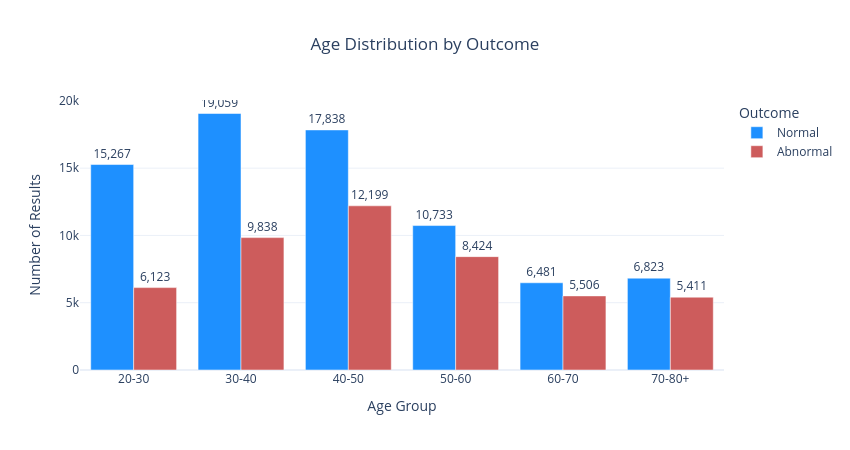

This figure's notebook cell:
### Code cell
age_plot = age_outcome.reset_index().melt(
    id_vars='Age Bracket',
    var_name='Outcome',
    value_name='Count'
)

fig = px.bar(
    age_plot,
    x='Age Bracket',
    y='Count',
    color='Outcome',
    barmode='group',
    text='Count',
    color_discrete_map={
        'Normal': 'dodgerblue',
        'Abnormal': 'indianred'
    },
    title='Age Distribution by Outcome'
)

fig.update_traces(
    textposition='outside',
    texttemplate='%{y:,}'
)

fig.update_layout(
    template='plotly_white',
    width=850,
    height=450,
    title_x=0.5,
    xaxis_title='Age Group',
    yaxis_title='Number of Results',
    uniformtext_minsize=8,
    uniformtext_mode='hide'
)

fig.show()

### Figure 1 — Plotly figure (JSON) as saved in the notebook; plotly's stock layout.template omitted (floating-point values rounded to 4 significant figures)
{"data": [{"alignmentgroup": "True", "hovertemplate": "Outcome=Normal<br>Age Bracket=%{x}<br>Count=%{text}<extra></extra>", "legendgroup": "Normal", "marker": {"color": "dodgerblue", "pattern": {"shape": ""}}, "name": "Normal", "offsetgroup": "Normal", "orientation": "v", "showlegend": true, "text": [15267, 19059, 17838, 10733, 6481, 6823], "textposition": "outside", "texttemplate": "%{y:,}", "type": "bar", "x": ["20-30", "30-40", "40-50", "50-60", "60-70", "70-80+"], "xaxis": "x", "y": [15267, 19059, 17838, 10733, 6481, 6823], "yaxis": "y"}, {"alignmentgroup": "True", "hovertemplate": "Outcome=Abnormal<br>Age Bracket=%{x}<br>Count=%{text}<extra></extra>", "legendgroup": "Abnormal", "marker": {"color": "indianred", "pattern": {"shape": ""}}, "name": "Abnormal", "offsetgroup": "Abnormal", "orientation": "v", "showlegend": true, "text": [6123, 9838, 12199, 8424, 5506, 5411], "textposition": "outside", "texttemplate": "%{y:,}", "type": "bar", "x": ["20-30", "30-40", "40-50", "50-60", "60-70", "70-80+"], "xaxis": "x", "y": [6123, 9838, 12199, 8424, 5506, 5411], "yaxis": "y"}], "layout": {"barmode": "group", "height": 450, "legend": {"title": {"text": "Outcome"}, "tracegroupgap": 0}, "title": {"text": "Age Distribution by Outcome", "x": 0.5}, "uniformtext": {"minsize": 8, "mode": "hide"}, "width": 850, "xaxis": {"anchor": "y", "domain": [0, 1], "title": {"text": "Age Group"}}, "yaxis": {"anchor": "x", "domain": [0, 1], "title": {"text": "Number of Results"}}}}
